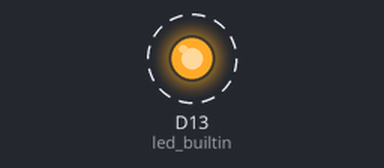
Recording of a program running on a simulated Arduino board driven over Firmata from a computer. Parts: output pins drawn as LEDs (lit = HIGH). Dashed ring = blinking.

Above: at 5.5 s.
Timing chart, 0 to 9.6 s (numbered marks = the images above):
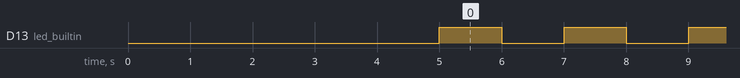

The program:

pyduino1.py
```python
import time
import pyfirmata
import serial
# 아두이노에 연결합니다.
board = pyfirmata.Arduino('/dev/ttyACM0')

# 디지털(digital) 핀(pin) 13번을 출력(output) 모드로 가져옵니다.
led_builtin = board.get_pin('d:13:o')

while True:
    # 핀에 출력값으로 1을 주면 led 불이 켜집니다.
    led_builtin.write(1)
    time.sleep(1)
    # 핀에 출력값으로 0을 주면 led 불이 꺼집니다.
    led_builtin.write(0)
    time.sleep(1)
```

Measured:
- by itself, D13 (led_builtin): alternates HIGH for 1.0 s and LOW for 1.0 s
